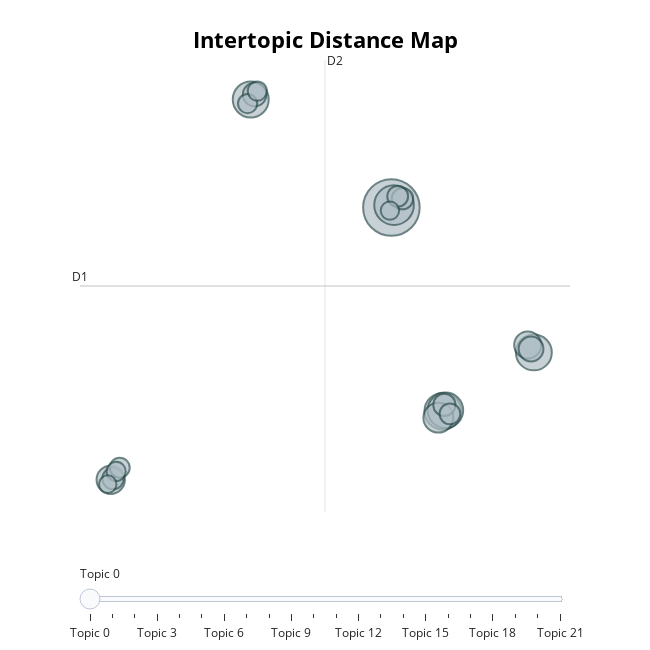

Write notebook code for a chart like this one.
### Code cell
model.visualize_topics()

### Figure 1 — Plotly figure (JSON) as saved in the notebook; plotly's stock layout.template omitted (floating-point values rounded to 4 significant figures)
{"data": [{"customdata": [[0, "name | first | invented | named | song", 104], [1, "word | english | language | letter | longest", 51], [2, "eye | bird | head | see | fish", 44], [3, "ketchup | peanut | tree | cocacola | apple", 42], [4, "average | calorie | eat | celery | american", 42], [5, "tongue | muscle | body | water | striped", 41], [6, "bone | foot | growing | faster | never", 29], [7, "city | largest | island | country | mile", 26], [8, "people | crash | killed | died | horse", 24], [9, "people | live | handed | year | billion", 20], [10, "france | cheese | world | caput | per", 18], [11, "sneeze | heart | pressure | squirt | creates", 16], [12, "russian | albania | kgb | russia | dial", 15], [13, "building | empire | step | state | floor", 15], [14, "spider | chocolate | leg | moth | gypsy", 14], [15, "money | dollar | bill | monopoly | printed", 14], [16, "illegal | law | sunday | utah | nebraska", 13], [17, "cow | milk | downstairs | lead | supply", 12], [18, "state | maine | dakota | geographical | syllable", 12], [19, "mcdonalds | restaurant | caput | canada | first", 12], [20, "sold | capone | used | business | gogh", 11], [21, "earth | sun | around | degree | thrown", 10]], "hovertemplate": "<b>Topic %{customdata[0]}</b><br>%{customdata[1]}<br>Size: %{customdata[2]}", "legendgroup": "", "marker": {"color": "#B0BEC5", "line": {"color": "DarkSlateGrey", "width": 2}, "size": [104, 51, 44, 42, 42, 41, 29, 26, 24, 20, 18, 16, 15, 15, 14, 14, 13, 12, 12, 12, 11, 10], "sizemode": "area", "sizeref": 0.065, "symbol": "circle"}, "mode": "markers", "name": "", "orientation": "v", "showlegend": false, "type": "scatter", "x": [7.421, 7.621, 11.29, -3.16, 18.14, 11.49, 10.95, -13.69, 17.68, 17.93, -2.866, 11.41, -13.52, 8.255, 11.83, 7.893, -13.02, -3.397, -13.29, -2.665, 7.311, -13.92], "xaxis": "x", "y": [5.707, 5.856, -7.085, 12.48, -3.388, -7.024, -7.483, -11.38, -2.928, -3.176, 12.79, -6.685, -11.31, 6.262, -7.246, 6.4, -10.63, 12.23, -10.86, 13.01, 5.511, -11.66], "yaxis": "y"}], "layout": {"annotations": [{"showarrow": false, "text": "D1", "x": -16.0, "y": 0.7785, "yshift": 10}, {"showarrow": false, "text": "D2", "x": 2.427, "xshift": 10, "y": 14.96}], "height": 650, "hoverlabel": {"bgcolor": "white", "font": {"family": "Rockwell", "size": 16}}, "legend": {"itemsizing": "constant", "tracegroupgap": 0}, "margin": {"t": 60}, "shapes": [{"line": {"color": "#CFD8DC", "width": 2}, "type": "line", "x0": 2.427, "x1": 2.427, "y0": -13.4, "y1": 14.96}, {"line": {"color": "#9E9E9E", "width": 2}, "type": "line", "x0": -16.0, "x1": 20.86, "y0": 0.7785, "y1": 0.7785}], "sliders": [{"active": 0, "pad": {"t": 50}, "steps": [{"args": [{"marker.color": [["red", "#B0BEC5", "#B0BEC5", "#B0BEC5", "#B0BEC5", "#B0BEC5", "#B0BEC5", "#B0BEC5", "#B0BEC5", "#B0BEC5", "#B0BEC5", "#B0BEC5", "#B0BEC5", "#B0BEC5", "#B0BEC5", "#B0BEC5", "#B0BEC5", "#B0BEC5", "#B0BEC5", "#B0BEC5", "#B0BEC5", "#B0BEC5"]]}], "label": "Topic 0", "method": "update"}, {"args": [{"marker.color": [["#B0BEC5", "red", "#B0BEC5", "#B0BEC5", "#B0BEC5", "#B0BEC5", "#B0BEC5", "#B0BEC5", "#B0BEC5", "#B0BEC5", "#B0BEC5", "#B0BEC5", "#B0BEC5", "#B0BEC5", "#B0BEC5", "#B0BEC5", "#B0BEC5", "#B0BEC5", "#B0BEC5", "#B0BEC5", "#B0BEC5", "#B0BEC5"]]}], "label": "Topic 1", "method": "update"}, {"args": [{"marker.color": [["#B0BEC5", "#B0BEC5", "red", "#B0BEC5", "#B0BEC5", "#B0BEC5", "#B0BEC5", "#B0BEC5", "#B0BEC5", "#B0BEC5", "#B0BEC5", "#B0BEC5", "#B0BEC5", "#B0BEC5", "#B0BEC5", "#B0BEC5", "#B0BEC5", "#B0BEC5", "#B0BEC5", "#B0BEC5", "#B0BEC5", "#B0BEC5"]]}], "label": "Topic 2", "method": "update"}, {"args": [{"marker.color": [["#B0BEC5", "#B0BEC5", "#B0BEC5", "red", "#B0BEC5", "#B0BEC5", "#B0BEC5", "#B0BEC5", "#B0BEC5", "#B0BEC5", "#B0BEC5", "#B0BEC5", "#B0BEC5", "#B0BEC5", "#B0BEC5", "#B0BEC5", "#B0BEC5", "#B0BEC5", "#B0BEC5", "#B0BEC5", "#B0BEC5", "#B0BEC5"]]}], "label": "Topic 3", "method": "update"}, {"args": [{"marker.color": [["#B0BEC5", "#B0BEC5", "#B0BEC5", "#B0BEC5", "red", "#B0BEC5", "#B0BEC5", "#B0BEC5", "#B0BEC5", "#B0BEC5", "#B0BEC5", "#B0BEC5", "#B0BEC5", "#B0BEC5", "#B0BEC5", "#B0BEC5", "#B0BEC5", "#B0BEC5", "#B0BEC5", "#B0BEC5", "#B0BEC5", "#B0BEC5"]]}], "label": "Topic 4", "method": "update"}, {"args": [{"marker.color": [["#B0BEC5", "#B0BEC5", "#B0BEC5", "#B0BEC5", "#B0BEC5", "red", "#B0BEC5", "#B0BEC5", "#B0BEC5", "#B0BEC5", "#B0BEC5", "#B0BEC5", "#B0BEC5", "#B0BEC5", "#B0BEC5", "#B0BEC5", "#B0BEC5", "#B0BEC5", "#B0BEC5", "#B0BEC5", "#B0BEC5", "#B0BEC5"]]}], "label": "Topic 5", "method": "update"}, {"args": [{"marker.color": [["#B0BEC5", "#B0BEC5", "#B0BEC5", "#B0BEC5", "#B0BEC5", "#B0BEC5", "red", "#B0BEC5", "#B0BEC5", "#B0BEC5", "#B0BEC5", "#B0BEC5", "#B0BEC5", "#B0BEC5", "#B0BEC5", "#B0BEC5", "#B0BEC5", "#B0BEC5", "#B0BEC5", "#B0BEC5", "#B0BEC5", "#B0BEC5"]]}], "label": "Topic 6", "method": "update"}, {"args": [{"marker.color": [["#B0BEC5", "#B0BEC5", "#B0BEC5", "#B0BEC5", "#B0BEC5", "#B0BEC5", "#B0BEC5", "red", "#B0BEC5", "#B0BEC5", "#B0BEC5", "#B0BEC5", "#B0BEC5", "#B0BEC5", "#B0BEC5", "#B0BEC5", "#B0BEC5", "#B0BEC5", "#B0BEC5", "#B0BEC5", "#B0BEC5", "#B0BEC5"]]}], "label": "Topic 7", "method": "update"}, {"args": [{"marker.color": [["#B0BEC5", "#B0BEC5", "#B0BEC5", "#B0BEC5", "#B0BEC5", "#B0BEC5", "#B0BEC5", "#B0BEC5", "red", "#B0BEC5", "#B0BEC5", "#B0BEC5", "#B0BEC5", "#B0BEC5", "#B0BEC5", "#B0BEC5", "#B0BEC5", "#B0BEC5", "#B0BEC5", "#B0BEC5", "#B0BEC5", "#B0BEC5"]]}], "label": "Topic 8", "method": "update"}, {"args": [{"marker.color": [["#B0BEC5", "#B0BEC5", "#B0BEC5", "#B0BEC5", "#B0BEC5", "#B0BEC5", "#B0BEC5", "#B0BEC5", "#B0BEC5", "red", "#B0BEC5", "#B0BEC5", "#B0BEC5", "#B0BEC5", "#B0BEC5", "#B0BEC5", "#B0BEC5", "#B0BEC5", "#B0BEC5", "#B0BEC5", "#B0BEC5", "#B0BEC5"]]}], "label": "Topic 9", "method": "update"}, {"args": [{"marker.color": [["#B0BEC5", "#B0BEC5", "#B0BEC5", "#B0BEC5", "#B0BEC5", "#B0BEC5", "#B0BEC5", "#B0BEC5", "#B0BEC5", "#B0BEC5", "red", "#B0BEC5", "#B0BEC5", "#B0BEC5", "#B0BEC5", "#B0BEC5", "#B0BEC5", "#B0BEC5", "#B0BEC5", "#B0BEC5", "#B0BEC5", "#B0BEC5"]]}], "label": "Topic 10", "method": "update"}, {"args": [{"marker.color": [["#B0BEC5", "#B0BEC5", "#B0BEC5", "#B0BEC5", "#B0BEC5", "#B0BEC5", "#B0BEC5", "#B0BEC5", "#B0BEC5", "#B0BEC5", "#B0BEC5", "red", "#B0BEC5", "#B0BEC5", "#B0BEC5", "#B0BEC5", "#B0BEC5", "#B0BEC5", "#B0BEC5", "#B0BEC5", "#B0BEC5", "#B0BEC5"]]}], "label": "Topic 11", "method": "update"}, {"args": [{"marker.color": [["#B0BEC5", "#B0BEC5", "#B0BEC5", "#B0BEC5", "#B0BEC5", "#B0BEC5", "#B0BEC5", "#B0BEC5", "#B0BEC5", "#B0BEC5", "#B0BEC5", "#B0BEC5", "red", "#B0BEC5", "#B0BEC5", "#B0BEC5", "#B0BEC5", "#B0BEC5", "#B0BEC5", "#B0BEC5", "#B0BEC5", "#B0BEC5"]]}], "label": "Topic 12", "method": "update"}, {"args": [{"marker.color": [["#B0BEC5", "#B0BEC5", "#B0BEC5", "#B0BEC5", "#B0BEC5", "#B0BEC5", "#B0BEC5", "#B0BEC5", "#B0BEC5", "#B0BEC5", "#B0BEC5", "#B0BEC5", "#B0BEC5", "red", "#B0BEC5", "#B0BEC5", "#B0BEC5", "#B0BEC5", "#B0BEC5", "#B0BEC5", "#B0BEC5", "#B0BEC5"]]}], "label": "Topic 13", "method": "update"}, {"args": [{"marker.color": [["#B0BEC5", "#B0BEC5", "#B0BEC5", "#B0BEC5", "#B0BEC5", "#B0BEC5", "#B0BEC5", "#B0BEC5", "#B0BEC5", "#B0BEC5", "#B0BEC5", "#B0BEC5", "#B0BEC5", "#B0BEC5", "red", "#B0BEC5", "#B0BEC5", "#B0BEC5", "#B0BEC5", "#B0BEC5", "#B0BEC5", "#B0BEC5"]]}], "label": "Topic 14", "method": "update"}, {"args": [{"marker.color": [["#B0BEC5", "#B0BEC5", "#B0BEC5", "#B0BEC5", "#B0BEC5", "#B0BEC5", "#B0BEC5", "#B0BEC5", "#B0BEC5", "#B0BEC5", "#B0BEC5", "#B0BEC5", "#B0BEC5", "#B0BEC5", "#B0BEC5", "red", "#B0BEC5", "#B0BEC5", "#B0BEC5", "#B0BEC5", "#B0BEC5", "#B0BEC5"]]}], "label": "Topic 15", "method": "update"}, {"args": [{"marker.color": [["#B0BEC5", "#B0BEC5", "#B0BEC5", "#B0BEC5", "#B0BEC5", "#B0BEC5", "#B0BEC5", "#B0BEC5", "#B0BEC5", "#B0BEC5", "#B0BEC5", "#B0BEC5", "#B0BEC5", "#B0BEC5", "#B0BEC5", "#B0BEC5", "red", "#B0BEC5", "#B0BEC5", "#B0BEC5", "#B0BEC5", "#B0BEC5"]]}], "label": "Topic 16", "method": "update"}, {"args": [{"marker.color": [["#B0BEC5", "#B0BEC5", "#B0BEC5", "#B0BEC5", "#B0BEC5", "#B0BEC5", "#B0BEC5", "#B0BEC5", "#B0BEC5", "#B0BEC5", "#B0BEC5", "#B0BEC5", "#B0BEC5", "#B0BEC5", "#B0BEC5", "#B0BEC5", "#B0BEC5", "red", "#B0BEC5", "#B0BEC5", "#B0BEC5", "#B0BEC5"]]}], "label": "Topic 17", "method": "update"}, {"args": [{"marker.color": [["#B0BEC5", "#B0BEC5", "#B0BEC5", "#B0BEC5", "#B0BEC5", "#B0BEC5", "#B0BEC5", "#B0BEC5", "#B0BEC5", "#B0BEC5", "#B0BEC5", "#B0BEC5", "#B0BEC5", "#B0BEC5", "#B0BEC5", "#B0BEC5", "#B0BEC5", "#B0BEC5", "red", "#B0BEC5", "#B0BEC5", "#B0BEC5"]]}], "label": "Topic 18", "method": "update"}, {"args": [{"marker.color": [["#B0BEC5", "#B0BEC5", "#B0BEC5", "#B0BEC5", "#B0BEC5", "#B0BEC5", "#B0BEC5", "#B0BEC5", "#B0BEC5", "#B0BEC5", "#B0BEC5", "#B0BEC5", "#B0BEC5", "#B0BEC5", "#B0BEC5", "#B0BEC5", "#B0BEC5", "#B0BEC5", "#B0BEC5", "red", "#B0BEC5", "#B0BEC5"]]}], "label": "Topic 19", "method": "update"}, {"args": [{"marker.color": [["#B0BEC5", "#B0BEC5", "#B0BEC5", "#B0BEC5", "#B0BEC5", "#B0BEC5", "#B0BEC5", "#B0BEC5", "#B0BEC5", "#B0BEC5", "#B0BEC5", "#B0BEC5", "#B0BEC5", "#B0BEC5", "#B0BEC5", "#B0BEC5", "#B0BEC5", "#B0BEC5", "#B0BEC5", "#B0BEC5", "red", "#B0BEC5"]]}], "label": "Topic 20", "method": "update"}, {"args": [{"marker.color": [["#B0BEC5", "#B0BEC5", "#B0BEC5", "#B0BEC5", "#B0BEC5", "#B0BEC5", "#B0BEC5", "#B0BEC5", "#B0BEC5", "#B0BEC5", "#B0BEC5", "#B0BEC5", "#B0BEC5", "#B0BEC5", "#B0BEC5", "#B0BEC5", "#B0BEC5", "#B0BEC5", "#B0BEC5", "#B0BEC5", "#B0BEC5", "red"]]}], "label": "Topic 21", "method": "update"}]}], "title": {"font": {"color": "Black", "size": 22}, "text": "<b>Intertopic Distance Map</b>", "x": 0.5, "xanchor": "center", "y": 0.95, "yanchor": "top"}, "width": 650, "xaxis": {"anchor": "y", "domain": [0, 1], "range": [-16.0, 20.86], "title": {"text": ""}, "visible": false}, "yaxis": {"anchor": "x", "domain": [0, 1], "range": [-13.4, 14.96], "title": {"text": ""}, "visible": false}}}
